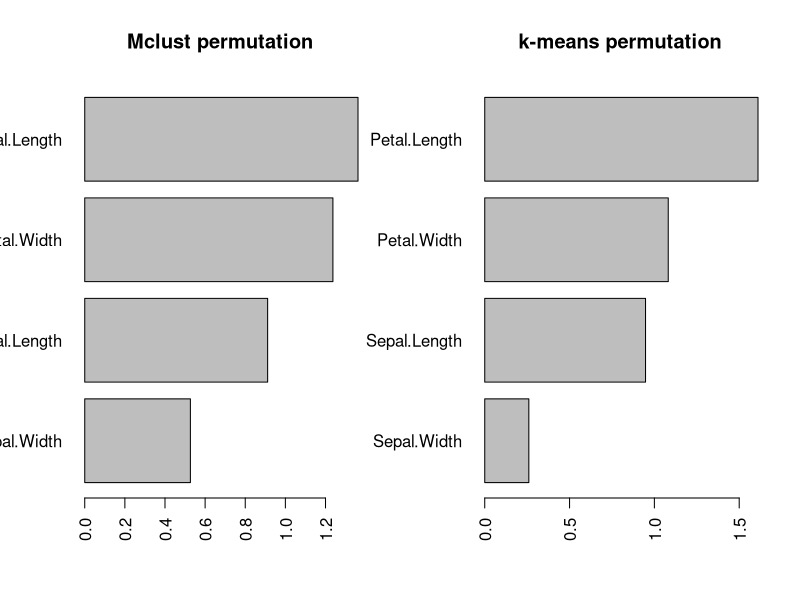

The R source for this figure:
library(mclust)

# Function that will carry out the permutation based method
feature_importance <- function(data, no_shufle, cluster_fn){
  
  shuffle_fn <- function(data, permute_no){
    n = nrow(data)
    d = ncol(data)
    shuff_data = array(NA, dim = c(d, permute_no, n, d))
    for (i in 1:d){
      for (perm in 1:permute_no){
        s_data = cbind(data[ , -i], sample(data[,i]))
        shuff_data[ i, perm, , ] = s_data
      } 
    }
    return(shuff_data)
  }
  
  data = as.matrix(data)
  permuted_data  =  shuffle_fn(data = data, no_shufle)
  permute_fn = apply(permuted_data, 1, function(a){apply(a, 1, cluster_fn)})
  mean_perm = apply(permute_fn, 2, mean)
  
  return(mean_perm) 
}

# The clustering functions to be used for permutation based methods. 
# Here we used Mclust and k-means for demonstration. It could also be some other clustering algorithm.
# Different values of G can be used as well.
mclust_fn <- function(data, G = 3, verbose = FALSE){
  mod_clust = Mclust(data, G = G, verbose=  verbose)
  return(mod_clust$loglik)
}

kmeans_fn <- function(data, G = 3){
  mod = kmeans(data, centers = G)
  return(mod$tot.withinss)
}


# Implementing on Iris dataset
data = iris[ ,c(1:4)]

mclust_vals = feature_importance(data = as.matrix(data), no_shufle = 30, cluster_fn = mclust_fn) #permutation with Mclust on Iris dataset
kmeans_vals = feature_importance(data = as.matrix(data), no_shufle = 30, cluster_fn = kmeans_fn) #permutation with k-means on Iris dataset

mclust_original_data = Mclust(data, G = 3, verbose = FALSE)  
kmeans_original_data = kmeans(data, centers = 3) #importance measure calculation for k-means permutation

im_mclust = abs(mclust_vals - mclust_original_data$loglik)/abs(mclust_original_data$loglik) #importance measure calculation for mclust permutation 
im_kmeans = abs(kmeans_vals - kmeans_original_data$tot.withinss)/abs(kmeans_original_data$tot.withinss) #importance measure calculation for mclust permutation 

names(im_mclust) = colnames(data)
names(im_kmeans) = colnames(data)

par(mfrow = c(1,2))
barplot(sort(im_mclust), horiz = 2, las = 2, main = "Mclust permutation") # Plotting the measures
barplot(sort(im_kmeans), horiz = 2, las = 2, main = "k-means permutation") # Plotting the measures
